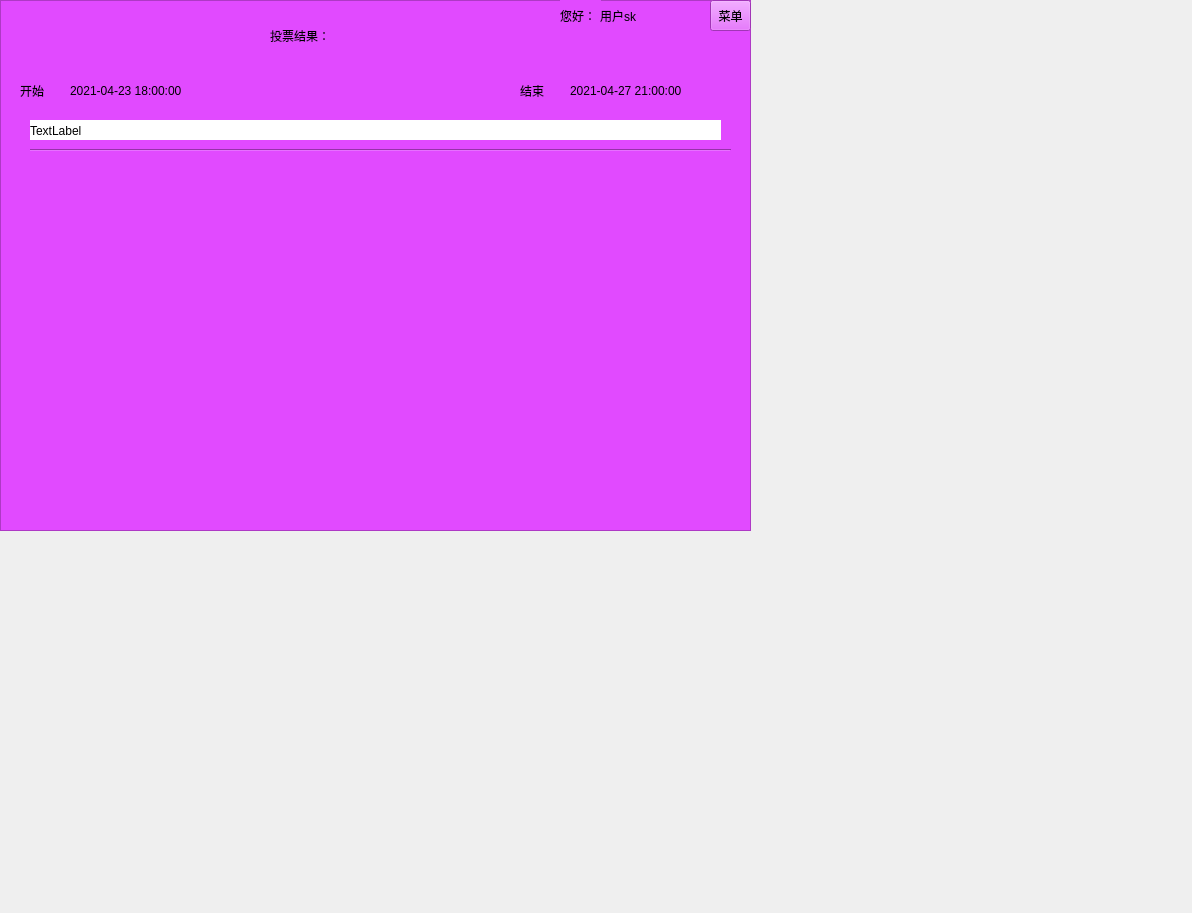
<?xml version="1.0" encoding="UTF-8"?>
<ui version="4.0">
 <class>MainWindow</class>
 <widget class="QMainWindow" name="MainWindow">
  <property name="geometry">
   <rect>
    <x>0</x>
    <y>0</y>
    <width>1192</width>
    <height>913</height>
   </rect>
  </property>
  <property name="windowTitle">
   <string>MainWindow</string>
  </property>
  <widget class="QWidget" name="centralwidget">
   <widget class="QFrame" name="frame_login">
    <property name="geometry">
     <rect>
      <x>0</x>
      <y>0</y>
      <width>751</width>
      <height>531</height>
     </rect>
    </property>
    <property name="styleSheet">
     <string notr="true">background-color: rgb(255, 170, 127);
border-color: rgb(170, 85, 0);</string>
    </property>
    <property name="frameShape">
     <enum>QFrame::StyledPanel</enum>
    </property>
    <property name="frameShadow">
     <enum>QFrame::Raised</enum>
    </property>
    <widget class="QWidget" name="verticalLayoutWidget">
     <property name="geometry">
      <rect>
       <x>330</x>
       <y>210</y>
       <width>231</width>
       <height>101</height>
      </rect>
     </property>
     <layout class="QVBoxLayout" name="verticalLayout">
      <item>
       <widget class="QTextEdit" name="textEdit_userName">
        <property name="styleSheet">
         <string notr="true">background-color: rgb(255, 255, 255);</string>
        </property>
       </widget>
      </item>
      <item>
       <widget class="QPlainTextEdit" name="plainTextEdit_passwd">
        <property name="styleSheet">
         <string notr="true">background-color: rgb(255, 255, 255);</string>
        </property>
       </widget>
      </item>
     </layout>
    </widget>
    <widget class="QWidget" name="verticalLayoutWidget_2">
     <property name="geometry">
      <rect>
       <x>200</x>
       <y>210</y>
       <width>101</width>
       <height>151</height>
      </rect>
     </property>
     <layout class="QVBoxLayout" name="verticalLayout_2">
      <item>
       <widget class="QLabel" name="label_userName">
        <property name="styleSheet">
         <string notr="true"/>
        </property>
        <property name="text">
         <string>用户名:</string>
        </property>
       </widget>
      </item>
      <item>
       <widget class="QLabel" name="label_passwd">
        <property name="text">
         <string>密码:</string>
        </property>
       </widget>
      </item>
      <item>
       <widget class="QLabel" name="label_chapter">
        <property name="text">
         <string>验证码:</string>
        </property>
       </widget>
      </item>
     </layout>
    </widget>
    <widget class="QGraphicsView" name="graphicsView_Chapter">
     <property name="geometry">
      <rect>
       <x>460</x>
       <y>320</y>
       <width>101</width>
       <height>41</height>
      </rect>
     </property>
    </widget>
    <widget class="QPushButton" name="pushButton_login">
     <property name="geometry">
      <rect>
       <x>380</x>
       <y>380</y>
       <width>121</width>
       <height>41</height>
      </rect>
     </property>
     <property name="text">
      <string>登录</string>
     </property>
    </widget>
    <widget class="QTextEdit" name="textEdit">
     <property name="geometry">
      <rect>
       <x>330</x>
       <y>320</y>
       <width>121</width>
       <height>41</height>
      </rect>
     </property>
    </widget>
    <widget class="QFrame" name="frame_menu">
     <property name="geometry">
      <rect>
       <x>0</x>
       <y>0</y>
       <width>751</width>
       <height>531</height>
      </rect>
     </property>
     <property name="styleSheet">
      <string notr="true">background-color: rgb(170, 85, 0);</string>
     </property>
     <property name="frameShape">
      <enum>QFrame::StyledPanel</enum>
     </property>
     <property name="frameShadow">
      <enum>QFrame::Raised</enum>
     </property>
     <widget class="QLabel" name="label">
      <property name="geometry">
       <rect>
        <x>330</x>
        <y>60</y>
        <width>61</width>
        <height>41</height>
       </rect>
      </property>
      <property name="styleSheet">
       <string notr="true">font: 75 18pt &quot;Arial&quot;;</string>
      </property>
      <property name="text">
       <string>菜单</string>
      </property>
     </widget>
     <widget class="QPushButton" name="pushButton_startVoting">
      <property name="geometry">
       <rect>
        <x>270</x>
        <y>140</y>
        <width>191</width>
        <height>51</height>
       </rect>
      </property>
      <property name="text">
       <string>投票</string>
      </property>
     </widget>
     <widget class="QPushButton" name="pushButton_createVoting">
      <property name="geometry">
       <rect>
        <x>270</x>
        <y>220</y>
        <width>191</width>
        <height>51</height>
       </rect>
      </property>
      <property name="text">
       <string>发起投票</string>
      </property>
     </widget>
     <widget class="QPushButton" name="pushButton_viewResults">
      <property name="geometry">
       <rect>
        <x>270</x>
        <y>300</y>
        <width>191</width>
        <height>51</height>
       </rect>
      </property>
      <property name="text">
       <string>查看结果</string>
      </property>
     </widget>
     <widget class="QPushButton" name="pushButton_exit">
      <property name="geometry">
       <rect>
        <x>272</x>
        <y>377</y>
        <width>191</width>
        <height>51</height>
       </rect>
      </property>
      <property name="text">
       <string>退出</string>
      </property>
     </widget>
     <widget class="QFrame" name="frame_voting_list">
      <property name="geometry">
       <rect>
        <x>0</x>
        <y>0</y>
        <width>751</width>
        <height>531</height>
       </rect>
      </property>
      <property name="styleSheet">
       <string notr="true">background-color: rgb(255, 170, 0);</string>
      </property>
      <property name="frameShape">
       <enum>QFrame::StyledPanel</enum>
      </property>
      <property name="frameShadow">
       <enum>QFrame::Raised</enum>
      </property>
      <widget class="QLabel" name="label_2">
       <property name="geometry">
        <rect>
         <x>20</x>
         <y>70</y>
         <width>691</width>
         <height>81</height>
        </rect>
       </property>
       <property name="styleSheet">
        <string notr="true">font: 75 9pt &quot;Arial&quot;;
background-color: rgb(255, 255, 255);</string>
       </property>
       <property name="text">
        <string>标题</string>
       </property>
      </widget>
      <widget class="QLabel" name="label_3">
       <property name="geometry">
        <rect>
         <x>290</x>
         <y>20</y>
         <width>131</width>
         <height>31</height>
        </rect>
       </property>
       <property name="styleSheet">
        <string notr="true">font: 75 18pt &quot;Arial&quot;;</string>
       </property>
       <property name="text">
        <string>投票标题</string>
       </property>
      </widget>
      <widget class="QRadioButton" name="radioButton">
       <property name="geometry">
        <rect>
         <x>50</x>
         <y>210</y>
         <width>115</width>
         <height>19</height>
        </rect>
       </property>
       <property name="text">
        <string>RadioButton</string>
       </property>
      </widget>
      <widget class="QFrame" name="frame_startVoting">
       <property name="geometry">
        <rect>
         <x>0</x>
         <y>0</y>
         <width>751</width>
         <height>531</height>
        </rect>
       </property>
       <property name="styleSheet">
        <string notr="true">background-color: rgb(255, 183, 155);</string>
       </property>
       <property name="frameShape">
        <enum>QFrame::StyledPanel</enum>
       </property>
       <property name="frameShadow">
        <enum>QFrame::Raised</enum>
       </property>
       <widget class="QLabel" name="label_inputVotingId">
        <property name="geometry">
         <rect>
          <x>260</x>
          <y>100</y>
          <width>191</width>
          <height>71</height>
         </rect>
        </property>
        <property name="styleSheet">
         <string notr="true">font: 75 18pt &quot;Arial&quot;;</string>
        </property>
        <property name="text">
         <string>请输入投票ID</string>
        </property>
       </widget>
       <widget class="QLineEdit" name="lineEdit">
        <property name="geometry">
         <rect>
          <x>220</x>
          <y>210</y>
          <width>271</width>
          <height>81</height>
         </rect>
        </property>
        <property name="styleSheet">
         <string notr="true">background-color: rgb(255, 255, 255);
font: 75 24pt &quot;Arial&quot;;</string>
        </property>
        <property name="text">
         <string/>
        </property>
       </widget>
       <widget class="QPushButton" name="pushButton_votingID">
        <property name="geometry">
         <rect>
          <x>290</x>
          <y>340</y>
          <width>141</width>
          <height>51</height>
         </rect>
        </property>
        <property name="text">
         <string>查询</string>
        </property>
       </widget>
       <widget class="QFrame" name="frame_voteSuccess">
        <property name="geometry">
         <rect>
          <x>0</x>
          <y>0</y>
          <width>751</width>
          <height>531</height>
         </rect>
        </property>
        <property name="styleSheet">
         <string notr="true">background-color: rgb(255, 206, 57);</string>
        </property>
        <property name="frameShape">
         <enum>QFrame::StyledPanel</enum>
        </property>
        <property name="frameShadow">
         <enum>QFrame::Raised</enum>
        </property>
        <widget class="QLabel" name="label_4">
         <property name="geometry">
          <rect>
           <x>30</x>
           <y>180</y>
           <width>661</width>
           <height>101</height>
          </rect>
         </property>
         <property name="styleSheet">
          <string notr="true">font: 75 28pt &quot;Arial&quot;;</string>
         </property>
         <property name="text">
          <string>                 正在投票...</string>
         </property>
        </widget>
        <widget class="QFrame" name="frame_createVotingAddTitle">
         <property name="geometry">
          <rect>
           <x>0</x>
           <y>0</y>
           <width>751</width>
           <height>531</height>
          </rect>
         </property>
         <property name="styleSheet">
          <string notr="true">background-color: rgb(255, 239, 213);</string>
         </property>
         <property name="frameShape">
          <enum>QFrame::StyledPanel</enum>
         </property>
         <property name="frameShadow">
          <enum>QFrame::Raised</enum>
         </property>
         <widget class="QLabel" name="label_5">
          <property name="geometry">
           <rect>
            <x>220</x>
            <y>70</y>
            <width>321</width>
            <height>81</height>
           </rect>
          </property>
          <property name="styleSheet">
           <string notr="true">font: 75 24pt &quot;Arial&quot;;</string>
          </property>
          <property name="text">
           <string>请输入投票标题：</string>
          </property>
         </widget>
         <widget class="QTextEdit" name="textEdit_2">
          <property name="geometry">
           <rect>
            <x>70</x>
            <y>210</y>
            <width>601</width>
            <height>81</height>
           </rect>
          </property>
          <property name="styleSheet">
           <string notr="true">background-color: rgb(255, 255, 255);
font: 9pt &quot;Arial&quot;;</string>
          </property>
         </widget>
         <widget class="QPushButton" name="pushButton_createVotingAddTitle">
          <property name="geometry">
           <rect>
            <x>290</x>
            <y>340</y>
            <width>141</width>
            <height>51</height>
           </rect>
          </property>
          <property name="text">
           <string>继续</string>
          </property>
         </widget>
         <widget class="QFrame" name="frame_createVotingAddOptions">
          <property name="geometry">
           <rect>
            <x>0</x>
            <y>0</y>
            <width>751</width>
            <height>531</height>
           </rect>
          </property>
          <property name="styleSheet">
           <string notr="true">background-color: rgb(170, 255, 255);</string>
          </property>
          <property name="frameShape">
           <enum>QFrame::StyledPanel</enum>
          </property>
          <property name="frameShadow">
           <enum>QFrame::Raised</enum>
          </property>
          <widget class="QListView" name="listView_options">
           <property name="geometry">
            <rect>
             <x>430</x>
             <y>30</y>
             <width>271</width>
             <height>461</height>
            </rect>
           </property>
           <property name="styleSheet">
            <string notr="true">background-color: rgb(255, 255, 255);</string>
           </property>
          </widget>
          <widget class="QTextEdit" name="textEdit_3">
           <property name="geometry">
            <rect>
             <x>40</x>
             <y>160</y>
             <width>331</width>
             <height>231</height>
            </rect>
           </property>
           <property name="styleSheet">
            <string notr="true">background-color: rgb(255, 255, 255);</string>
           </property>
          </widget>
          <widget class="QLabel" name="label_6">
           <property name="geometry">
            <rect>
             <x>50</x>
             <y>60</y>
             <width>341</width>
             <height>71</height>
            </rect>
           </property>
           <property name="styleSheet">
            <string notr="true">font: 75 20pt &quot;Arial&quot;;</string>
           </property>
           <property name="text">
            <string>请输入待添加的选项：</string>
           </property>
          </widget>
          <widget class="QPushButton" name="pushButton_addOption">
           <property name="geometry">
            <rect>
             <x>130</x>
             <y>420</y>
             <width>151</width>
             <height>51</height>
            </rect>
           </property>
           <property name="text">
            <string>添加</string>
           </property>
          </widget>
          <widget class="QFrame" name="frame_createVotingSuccess">
           <property name="geometry">
            <rect>
             <x>0</x>
             <y>0</y>
             <width>751</width>
             <height>531</height>
            </rect>
           </property>
           <property name="styleSheet">
            <string notr="true">background-color: rgb(255, 74, 213);</string>
           </property>
           <property name="frameShape">
            <enum>QFrame::StyledPanel</enum>
           </property>
           <property name="frameShadow">
            <enum>QFrame::Raised</enum>
           </property>
           <widget class="QLabel" name="label_7">
            <property name="geometry">
             <rect>
              <x>210</x>
              <y>80</y>
              <width>301</width>
              <height>101</height>
             </rect>
            </property>
            <property name="styleSheet">
             <string notr="true">font: 28pt &quot;Arial&quot;;</string>
            </property>
            <property name="text">
             <string>您已发起投票!</string>
            </property>
           </widget>
           <widget class="QLabel" name="label_createVotingSuccess">
            <property name="geometry">
             <rect>
              <x>100</x>
              <y>210</y>
              <width>571</width>
              <height>131</height>
             </rect>
            </property>
            <property name="styleSheet">
             <string notr="true">font: 75 16pt &quot;Arial&quot;;</string>
            </property>
            <property name="text">
             <string>您的投票场次是：122，请牢记以便以后查询...</string>
            </property>
           </widget>
           <widget class="QFrame" name="frame_viewListInputId">
            <property name="geometry">
             <rect>
              <x>0</x>
              <y>0</y>
              <width>751</width>
              <height>531</height>
             </rect>
            </property>
            <property name="styleSheet">
             <string notr="true">background-color: rgb(21, 173, 255);</string>
            </property>
            <property name="frameShape">
             <enum>QFrame::StyledPanel</enum>
            </property>
            <property name="frameShadow">
             <enum>QFrame::Raised</enum>
            </property>
            <widget class="QLabel" name="label_8">
             <property name="geometry">
              <rect>
               <x>200</x>
               <y>100</y>
               <width>371</width>
               <height>71</height>
              </rect>
             </property>
             <property name="styleSheet">
              <string notr="true">font: 75 28pt &quot;Arial&quot;;</string>
             </property>
             <property name="text">
              <string>请输入投票场次：</string>
             </property>
            </widget>
            <widget class="QLineEdit" name="lineEdit_2">
             <property name="geometry">
              <rect>
               <x>140</x>
               <y>230</y>
               <width>461</width>
               <height>61</height>
              </rect>
             </property>
             <property name="styleSheet">
              <string notr="true">background-color: rgb(255, 255, 255);
font: 75 9pt &quot;Arial&quot;;
font: 75 14pt &quot;Arial&quot;;</string>
             </property>
             <property name="text">
              <string/>
             </property>
            </widget>
            <widget class="QPushButton" name="pushButton_ViewVotingInputId">
             <property name="geometry">
              <rect>
               <x>290</x>
               <y>350</y>
               <width>161</width>
               <height>51</height>
              </rect>
             </property>
             <property name="text">
              <string>继续</string>
             </property>
            </widget>
            <widget class="QFrame" name="frame_5">
             <property name="geometry">
              <rect>
               <x>0</x>
               <y>0</y>
               <width>751</width>
               <height>531</height>
              </rect>
             </property>
             <property name="styleSheet">
              <string notr="true">background-color: rgb(225, 74, 255);</string>
             </property>
             <property name="frameShape">
              <enum>QFrame::StyledPanel</enum>
             </property>
             <property name="frameShadow">
              <enum>QFrame::Raised</enum>
             </property>
             <widget class="QLabel" name="label_9">
              <property name="geometry">
               <rect>
                <x>270</x>
                <y>10</y>
                <width>181</width>
                <height>51</height>
               </rect>
              </property>
              <property name="styleSheet">
               <string notr="true">font: 75 24pt &quot;Arial&quot;;</string>
              </property>
              <property name="text">
               <string>投票结果：</string>
              </property>
             </widget>
             <widget class="QLabel" name="label_10">
              <property name="geometry">
               <rect>
                <x>20</x>
                <y>80</y>
                <width>41</width>
                <height>21</height>
               </rect>
              </property>
              <property name="styleSheet">
               <string notr="true">font: 75 10pt &quot;Arial&quot;;</string>
              </property>
              <property name="text">
               <string>开始</string>
              </property>
             </widget>
             <widget class="QLabel" name="label_resultStartTime">
              <property name="geometry">
               <rect>
                <x>70</x>
                <y>70</y>
                <width>181</width>
                <height>41</height>
               </rect>
              </property>
              <property name="styleSheet">
               <string notr="true">font: 75 10pt &quot;Arial&quot;;</string>
              </property>
              <property name="text">
               <string>2021-04-23 18:00:00</string>
              </property>
             </widget>
             <widget class="QLabel" name="label_11">
              <property name="geometry">
               <rect>
                <x>520</x>
                <y>80</y>
                <width>41</width>
                <height>21</height>
               </rect>
              </property>
              <property name="styleSheet">
               <string notr="true">font: 75 10pt &quot;Arial&quot;;</string>
              </property>
              <property name="text">
               <string>结束</string>
              </property>
             </widget>
             <widget class="QLabel" name="label_12">
              <property name="geometry">
               <rect>
                <x>570</x>
                <y>80</y>
                <width>171</width>
                <height>21</height>
               </rect>
              </property>
              <property name="styleSheet">
               <string notr="true">font: 75 10pt &quot;Arial&quot;;</string>
              </property>
              <property name="text">
               <string>2021-04-27 21:00:00</string>
              </property>
             </widget>
             <widget class="QLabel" name="label_13">
              <property name="geometry">
               <rect>
                <x>30</x>
                <y>120</y>
                <width>691</width>
                <height>21</height>
               </rect>
              </property>
              <property name="styleSheet">
               <string notr="true">background-color: rgb(255, 255, 255);</string>
              </property>
              <property name="text">
               <string>TextLabel</string>
              </property>
             </widget>
             <widget class="Line" name="line">
              <property name="geometry">
               <rect>
                <x>30</x>
                <y>140</y>
                <width>701</width>
                <height>20</height>
               </rect>
              </property>
              <property name="orientation">
               <enum>Qt::Horizontal</enum>
              </property>
             </widget>
             <widget class="QToolButton" name="toolButton_user">
              <property name="geometry">
               <rect>
                <x>710</x>
                <y>0</y>
                <width>41</width>
                <height>31</height>
               </rect>
              </property>
              <property name="text">
               <string>菜单</string>
              </property>
             </widget>
             <widget class="QLabel" name="label_14">
              <property name="geometry">
               <rect>
                <x>560</x>
                <y>0</y>
                <width>41</width>
                <height>31</height>
               </rect>
              </property>
              <property name="text">
               <string>您好：</string>
              </property>
             </widget>
             <widget class="QLabel" name="label_user">
              <property name="geometry">
               <rect>
                <x>600</x>
                <y>5</y>
                <width>101</width>
                <height>21</height>
               </rect>
              </property>
              <property name="text">
               <string>用户sk</string>
              </property>
             </widget>
            </widget>
           </widget>
          </widget>
         </widget>
        </widget>
       </widget>
      </widget>
     </widget>
    </widget>
   </widget>
  </widget>
 </widget>
 <resources>
  <include location="aaa.qrc"/>
 </resources>
 <connections/>
</ui>
